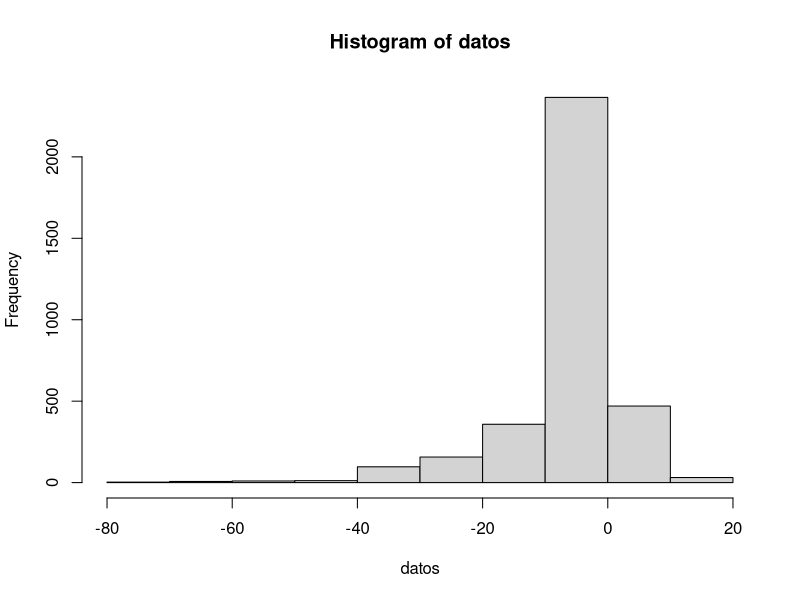
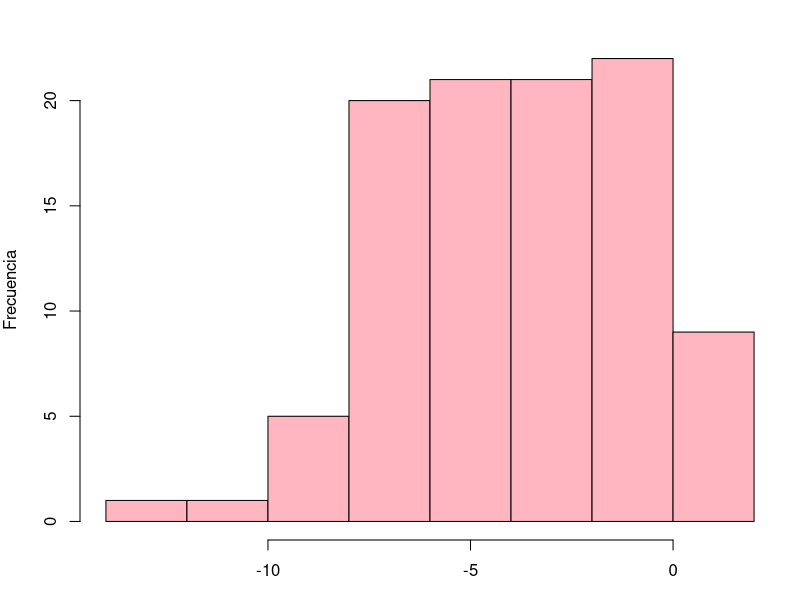
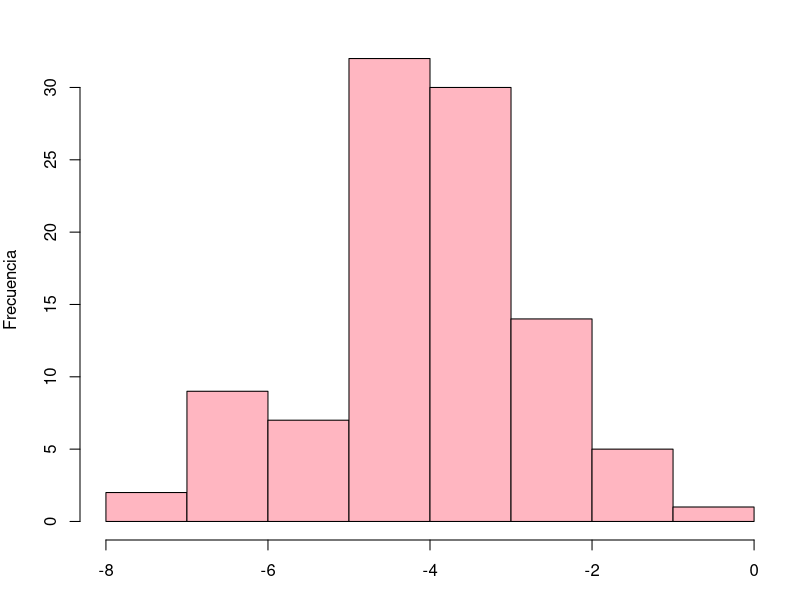
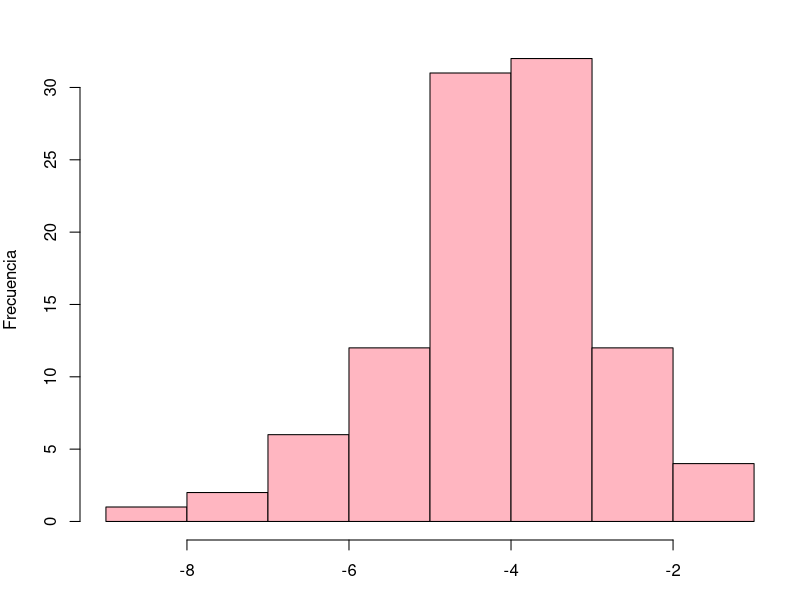

Generate these figures, in order, with R:
# tarea 14

library(stringr)
prueba <- read.csv(file = 'datos_tarea14.csv')
datos = prueba$gap

hist(datos)
tam_muestra = c(10, 50, 80)
for (i in tam_muestra) {
  medias = numeric()
  for (r in 1:100) {
    muestra = sample(datos, i, replace = F)
    medias = c(medias, mean(muestra))
  }
  nombre = str_c('meangap_', i, ".png")
  png(nombre, width=2500, height=1600, res=300)
  par(mar=c(3,4,2,1))
  hist(medias, main = "", ylab = "Frecuencia", xlab = " ", col = "lightpink") 
  dev.off()
}
